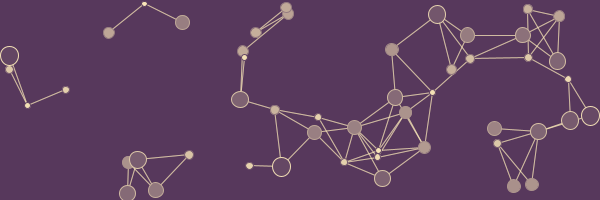
Frame 1 (no input)
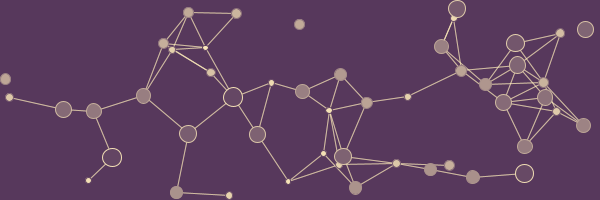
Frame 60 (the mouse pressed at the canvas centre just before this capture)
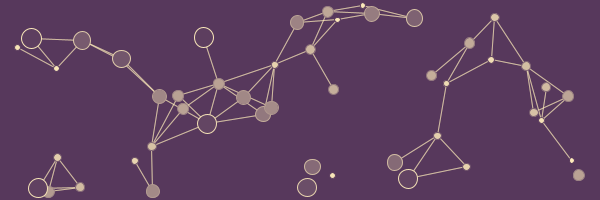
Frame 120 (the mouse held since frame 60 and released just before this capture)

The Processing sketch that drew these frames (run headless with seeded random() and noise(); from frame 60 on, the mouse is pressed at the canvas centre):

// Processing sketch: processing_150487
// ── processing_150487.pde

int num = 50;


float [] ellipseSize;
float [] x;
float [] y;

float [] velocityX;
float [] velocityY;

void setup ()
{
  size (600, 200);
  smooth();

  initArrays();
  initValues ();
  
  frameRate (30);

  background (#57385c);
}

void draw ()
{
  background (#57385c);

drawConnections();
  displayEllipse ();
  moveEllipse ();
  checkEdges ();
}

void checkEdges ()
{
  int i = 0;
  while (i < num)
  {

    if (x [i] < ellipseSize [i] / 2) 
    {
      x [i] = ellipseSize [i] / 2;
      velocityX [i] = velocityX [i] * -1;
    }
    else if (x [i] > width- ellipseSize [i] / 2) 
    {
      x [i] = width- ellipseSize [i] / 2;
      velocityX [i] = velocityX [i] * -1;
    }

    if (y [i] < ellipseSize [i] / 2) 
    {
      y [i] = ellipseSize [i] / 2;
      velocityY [i] = velocityY [i] * -1;
    }
    else if (y [i] > height- ellipseSize [i] / 2) 
    {
      y [i] = height- ellipseSize [i] / 2;
      velocityY [i] = velocityY [i]* -1;
    }

    i = i + 1;
  }
}

void initArrays ()
{
  ellipseSize = new float [num];

  x = new float [num];
  y = new float [num];

  velocityX = new float [num];
  velocityY = new float [num];
}

void initValues ()
{
  int i = 0;
  while (i < num)
  {

    ellipseSize [i] = random (5, 20);

    x [i] = random (width);
    y [i] = random (height);

    velocityX [i] = random (-2, 2);
    velocityY [i] = random (-2, 2);
    i = i +1;
  }
}

void moveEllipse ()
{
  int i = 0;
  while (i < num)
  {
    x [i] = x [i] + velocityX [i];  
    y [i] = y [i] + velocityY [i];

    i = i +1;
  }
}

void drawConnections ()
{
  stroke (#ffedbc, 120);
  int i = 0;
  while (i < num)
  {
    float x1 = x [i];
    float y1 = y [i];

    int j = 0;

    while (j < num)
    {
      float x2 = x [j];
      float y2 = y [j];

      float distance = dist (x1, y1, x2, y2);

      if (distance > 30 && distance < 60)
      {
        line (x1, y1, x2, y2);
      }

      j = j + 1;
    }

    i = i + 1;
  }
}

void displayEllipse ()
{

  int i = 0;
  while (i < num)
  {
    float colorValue = map (ellipseSize [i], 5, 20, 0, 1);
    color c = lerpColor (#ffedbc, #57385c, colorValue);
    color strokeColor = lerpColor (#ffedbc, #57385c, 1-colorValue);

    fill (c);
    stroke (strokeColor);

    ellipse (x [i], y [i], ellipseSize [i], ellipseSize [i]);

    i = i +1;
  }
}

void mousePressed ()
{
  initValues ();
}
